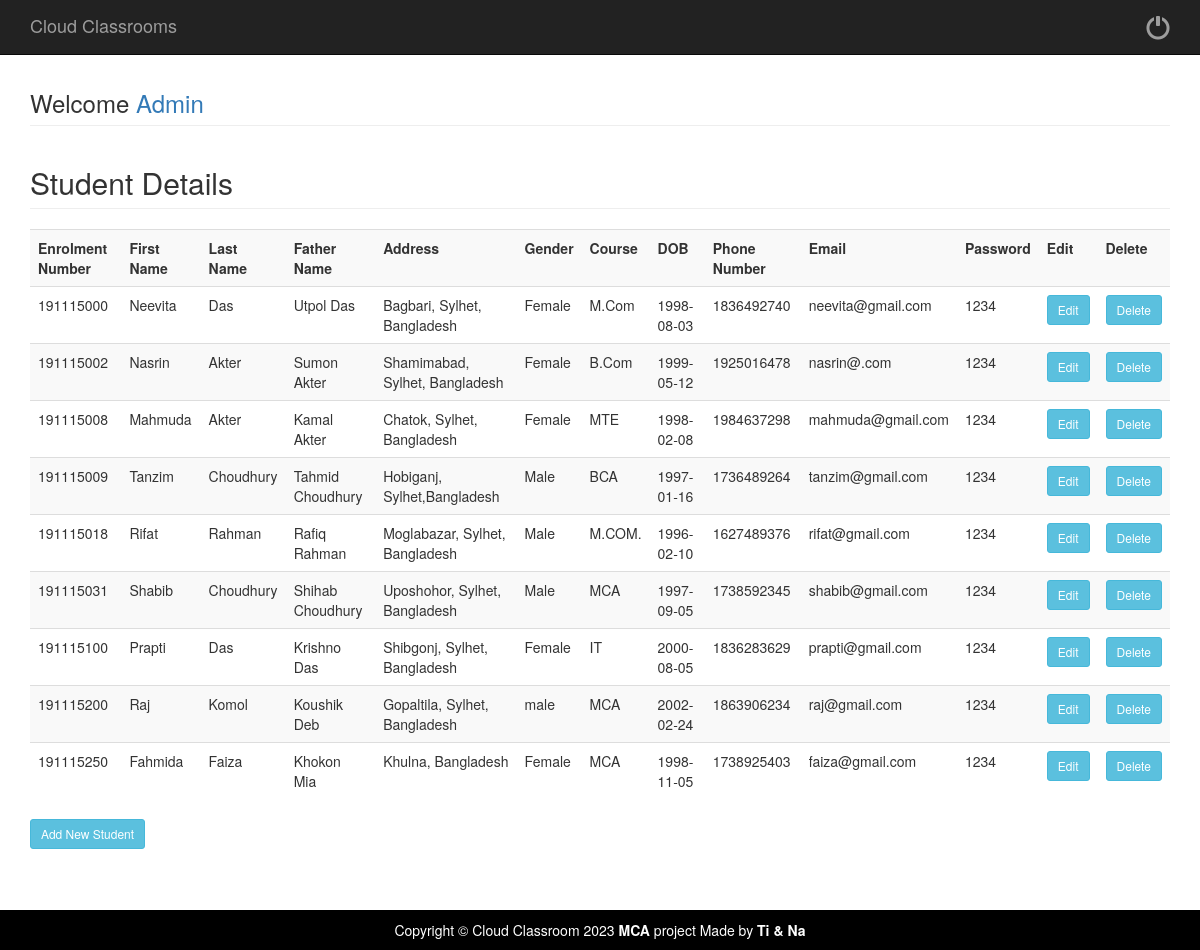
Page /studentdetails.php (signed in) on the committed database.
### tables this page shows
CREATE TABLE `studenttable` (
  `Eno` bigint(20) NOT NULL,
  `FName` varchar(30) NOT NULL,
  `LName` varchar(30) NOT NULL,
  `FaName` varchar(30) NOT NULL,
  `Addrs` text NOT NULL,
  `Gender` varchar(6) NOT NULL,
  `Course` varchar(20) NOT NULL,
  `DOB` date NOT NULL,
  `PhNo` bigint(10) NOT NULL,
  `Pass` varchar(20) NOT NULL,
  `Eid` varchar(50) NOT NULL
);

### studentdetails.php (the view, shortened to what this page needs)
<?php include('adminhead.php'); ?>
<div class="container">
	<div class="row">
		<div class="col-md-12">
			<h3 class="page-header">Welcome <a href="welcomeadmin">Admin</a> </h3>
			<?php
			include( "database.php" );
			$sql = "select * from  studenttable";
			$result = mysqli_query( $connect, $sql );
			echo "<h2 class='page-header'>Student Details</h2>";
			echo "<table class='table table-striped' style='width:100%'>
<tr>
<th>Enrolment Number</th>
<th>First Name</th>
<th>Last Name</th>
<th>Father Name</th>
<th>Address</th>
<th>Gender</th>
<th>Course</th>
<th>DOB</th>
<th>Phone Number</th>
<th>Email</th>
<th>Password</th>
<th>Edit</th>
<th>Delete</th>
</tr>";
			while ( $row = mysqli_fetch_array( $result ) ) {
				?>
			<tr>
				<td>
					<?PHP echo $row['Eno'];?>
				</td>
				<td>
					<?PHP echo $row['FName'];?>
				</td>
				<td>
					<?PHP echo $row['LName'];?>
				</td>
				<td>
					<?PHP echo $row['FaName'];?>
				</td>
				<td>
					<?PHP echo $row['Addrs'];?>
				</td>
				<td>
					<?PHP echo $row['Gender'];?>
				</td>
				<td>
					<?PHP echo $row['Course'];?>
				</td>
				<td>
					<?PHP echo $row['DOB'];?>
				</td>
				<td>
					<?PHP echo $row['PhNo'];?>
				</td>
				<td>
					<?PHP echo $row['Eid'];?>
				</td>
				<td>
					<?PHP echo $row['Pass'];?>
				</td>
				<td><a href="updatestudent.php?eno=<?php echo $row['Eno']; ?>"><input type="button" Value="Edit" class="btn btn-info btn-sm"></a>
				</td>
				<td><a href="studentdetails.php?deleteid=<?php echo $row['Eno']; ?>"><input type="submit" Value="Delete" name="delete" class="btn btn-info btn-sm"></a>
				</td>
			</tr>
			<?php } ?>
			</table>
			<a href="addnewstudent"><button type="button" value="AddNewStudent" class="btn btn-info btn-sm">Add New Student</button></a>
		</div>
	</div>
	<?php include('allfoot.php'); ?>

### css/modern-business.css (style rules this page uses)
html, body { height: 100%; }
body { padding-top: 50px; }

### rows in the picture
studenttable: Eno "191115000", FName "Neevita", LName "Das", FaName "Utpol Das", Addrs "Bagbari, Sylhet, Bangladesh", Gender "Female", Course "M.Com", DOB "1998-08-03", PhNo "1836492740", Eid "neevita@gmail.com", Pass "1234"
studenttable: Eno "191115002", FName "Nasrin", LName "Akter", FaName "Sumon Akter", Addrs "Shamimabad, Sylhet, Bangladesh", Gender "Female", Course "B.Com", DOB "1999-05-12", PhNo "1925016478", Eid "nasrin@.com", Pass "1234"
studenttable: Eno "191115008", FName "Mahmuda", LName "Akter", FaName "Kamal Akter", Addrs "Chatok, Sylhet, Bangladesh", Gender "Female", Course "MTE", DOB "1998-02-08", PhNo "1984637298", Eid "mahmuda@gmail.com", Pass "1234"
studenttable: Eno "191115009", FName "Tanzim", LName "Choudhury", FaName "Tahmid Choudhury", Addrs "Hobiganj, Sylhet,Bangladesh", Gender "Male", Course "BCA", DOB "1997-01-16", PhNo "1736489264", Eid "tanzim@gmail.com", Pass "1234"
studenttable: Eno "191115018", FName "Rifat", LName "Rahman", FaName "Rafiq Rahman", Addrs "Moglabazar, Sylhet, Bangladesh", Gender "Male", Course "M.COM.", DOB "1996-02-10", PhNo "1627489376", Eid "rifat@gmail.com", Pass "1234"
studenttable: Eno "191115031", FName "Shabib", LName "Choudhury", FaName "Shihab Choudhury", Addrs "Uposhohor, Sylhet, Bangladesh", Gender "Male", Course "MCA", DOB "1997-09-05", PhNo "1738592345", Eid "shabib@gmail.com", Pass "1234"
studenttable: Eno "191115100", FName "Prapti", LName "Das", FaName "Krishno Das", Addrs "Shibgonj, Sylhet, Bangladesh", Gender "Female", Course "IT", DOB "2000-08-05", PhNo "1836283629", Eid "prapti@gmail.com", Pass "1234"
studenttable: Eno "191115200", FName "Raj", LName "Komol", FaName "Koushik Deb", Addrs "Gopaltila, Sylhet, Bangladesh", Gender "male", Course "MCA", DOB "2002-02-24", PhNo "1863906234", Eid "raj@gmail.com", Pass "1234"
studenttable: Eno "191115250", FName "Fahmida", LName "Faiza", FaName "Khokon Mia", Addrs "Khulna, Bangladesh", Gender "Female", Course "MCA", DOB "1998-11-05", PhNo "1738925403", Eid "faiza@gmail.com", Pass "1234"
